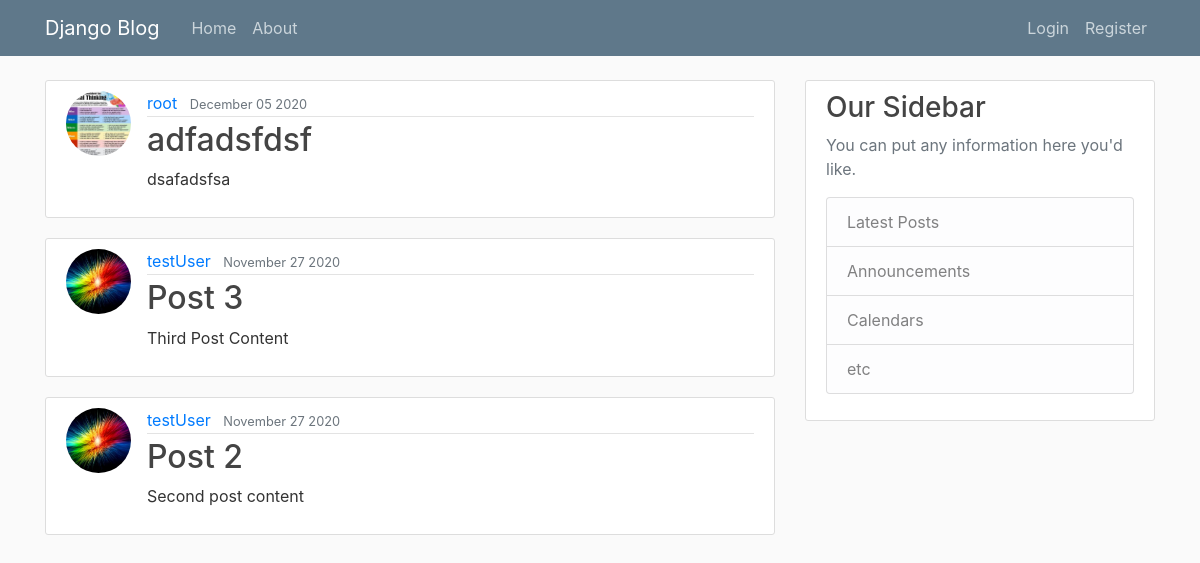
The app's page /, older data.
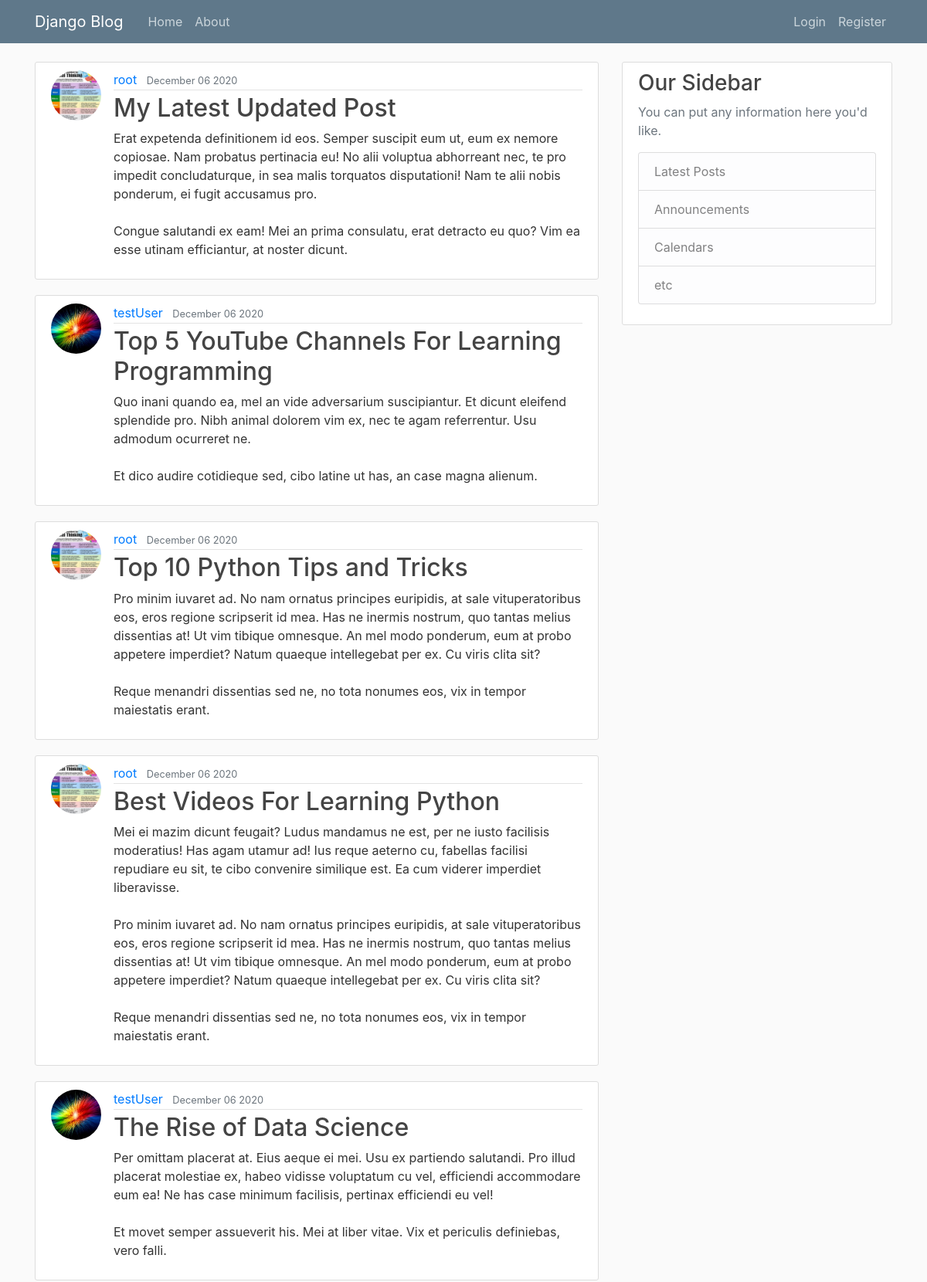
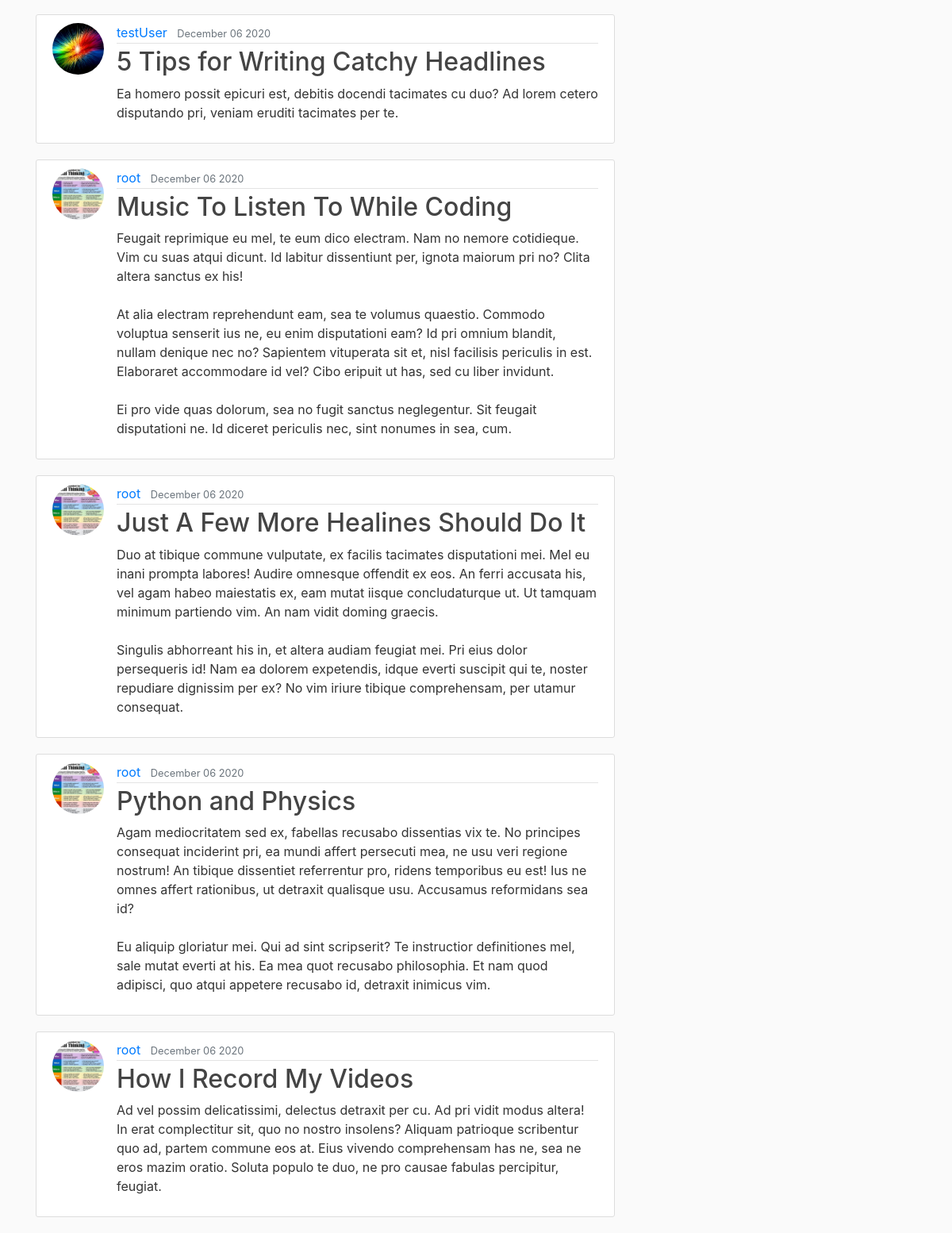
The same page, newer data (2 pictures, top to bottom).
### blog/models.py (models this page shows, shortened)
class Post(models.Model):
    title = models.CharField(max_length=100)
    content = models.TextField()
    date_posted = models.DateTimeField(default=timezone.now)
    author = models.ForeignKey(User, on_delete=models.CASCADE)

### users/models.py (models this page shows, shortened)
class Profile(models.Model):
    user = models.OneToOneField(User, on_delete=models.CASCADE)
    image = models.ImageField(default='default.jpg', upload_to='profile_pics')

### blog/views.py (the view)
# urls.py: path('', PostListView.as_view(), name='blog-home'),
class PostListView(ListView):
    model = Post
    template_name = 'blog/home.html' #<app>/<model>_<viewtype>.html
    context_object_name = 'posts'
    ordering = ['-date_posted']
    paginate_by = 10

### blog/templates/blog/home.html
{% extends "blog/base.html"%}
{% block content %}
{% for post in posts %}
<article class="media content-section">
  <img class="rounded-circle article-img" src="{{ post.author.profile.image.url }}">
  <div class="media-body">
    <div class="article-metadata">
      <a class="mr-2" href="#">{{ post.author }}</a>
      <small class="text-muted">{{ post.date_posted|date:"F d Y" }}</small>
    </div>
    <h2><a class="article-title" href="{% url 'post-detail' post.id %}">{{ post.title }}</a></h2>
    <p class="article-content">{{ post.content }}</p>
  </div>
</article>
{% endfor %}
{% endblock content %}

Row changes from the older to the newer data that the page shows:
no longer on this page (row unchanged): Post: author.profile.image (picture), author "root", date_posted "December 05 2020", title "adfadsfdsf", content "dsafadsfsa"
no longer on this page (row unchanged): Post: author.profile.image (picture), author "testUser", date_posted "November 27 2020", title "Post 3", content "Third Post Content"
no longer on this page (row unchanged): Post: author.profile.image (picture), author "testUser", date_posted "November 27 2020", title "Post 2", content "Second post content"
added Post: author.profile.image (picture), author "root", date_posted "December 06 2020", title "My Latest Updated Post", content "Erat expetenda definitionem id eos. Semper suscipit eum ut, eum ex nemore copiosae. Nam probatus pertinacia eu! No alii voluptua abhorreant nec, te pro impedit concludaturque, in sea malis torquatos disputationi! Nam te alii nobis ponderum, ei fugit accusamus pro. Congue salutandi ex eam! Mei an prima consulatu, erat detracto eu quo? Vim ea esse utinam efficiantur, at noster dicunt."
added Post: author.profile.image (picture), author "testUser", date_posted "December 06 2020", title "Top 5 YouTube Channels For Learning Programming", content "Quo inani quando ea, mel an vide adversarium suscipiantur. Et dicunt eleifend splendide pro. Nibh animal dolorem vim ex, nec te agam referrentur. Usu admodum ocurreret ne. Et dico audire cotidieque sed, cibo latine ut has, an case magna alienum."
added Post: author.profile.image (picture), author "root", date_posted "December 06 2020", title "Top 10 Python Tips and Tricks", content "Pro minim iuvaret ad. No nam ornatus principes euripidis, at sale vituperatoribus eos, eros regione scripserit id mea. Has ne inermis nostrum, quo tantas melius dissentias at! Ut vim tibique omnesque. An mel modo ponderum, eum at probo appetere imperdiet? Natum quaeque intellegebat per ex. Cu viris clita sit? Reque menandri dissentias sed ne, no tota nonumes eos, vix in tempor maiestatis erant."
added Post: author.profile.image (picture), author "root", date_posted "December 06 2020", title "Best Videos For Learning Python", content "Mei ei mazim dicunt feugait? Ludus mandamus ne est, per ne iusto facilisis moderatius! Has agam utamur ad! Ius reque aeterno cu, fabellas facilisi repudiare eu sit, te cibo convenire similique est. Ea cum viderer imperdiet liberavisse. Pro minim iuvaret ad. No nam ornatus principes euripidis, at sale vituperatoribus eos, eros regione scripserit id mea. Has ne inermis nostrum, quo tantas melius dissentias at! Ut vim tibique omnesque. An mel modo ponderum, eum at probo appetere imperdiet? Natum quaeque intellegebat per ex. Cu viris clita sit? Reque menandri dissentias sed ne, no tota nonumes eos, vix in tempor maiestatis erant."
added Post: author.profile.image (picture), author "testUser", date_posted "December 06 2020", title "The Rise of Data Science", content "Per omittam placerat at. Eius aeque ei mei. Usu ex partiendo salutandi. Pro illud placerat molestiae ex, habeo vidisse voluptatum cu vel, efficiendi accommodare eum ea! Ne has case minimum facilisis, pertinax efficiendi eu vel! Et movet semper assueverit his. Mei at liber vitae. Vix et periculis definiebas, vero falli."
added Post: author.profile.image (picture), author "testUser", date_posted "December 06 2020", title "5 Tips for Writing Catchy Headlines", content "Ea homero possit epicuri est, debitis docendi tacimates cu duo? Ad lorem cetero disputando pri, veniam eruditi tacimates per te."
added Post: author.profile.image (picture), author "root", date_posted "December 06 2020", title "Music To Listen To While Coding", content "Feugait reprimique eu mel, te eum dico electram. Nam no nemore cotidieque. Vim cu suas atqui dicunt. Id labitur dissentiunt per, ignota maiorum pri no? Clita altera sanctus ex his! At alia electram reprehendunt eam, sea te volumus quaestio. Commodo voluptua senserit ius ne, eu enim disputationi eam? Id pri omnium blandit, nullam denique nec no? Sapientem vituperata sit et, nisl facilisis periculis in est. Elaboraret accommodare id vel? Cibo eripuit ut has, sed cu liber invidunt. Ei pro vide quas dolorum, sea no fugit sanctus neglegentur. Sit feugait disputationi ne. Id diceret periculis nec, sint nonumes in sea, cum."
added Post: author.profile.image (picture), author "root", date_posted "December 06 2020", title "Just A Few More Healines Should Do It", content "Duo at tibique commune vulputate, ex facilis tacimates disputationi mei. Mel eu inani prompta labores! Audire omnesque offendit ex eos. An ferri accusata his, vel agam habeo maiestatis ex, eam mutat iisque concludaturque ut. Ut tamquam minimum partiendo vim. An nam vidit doming graecis. Singulis abhorreant his in, et altera audiam feugiat mei. Pri eius dolor persequeris id! Nam ea dolorem expetendis, idque everti suscipit qui te, noster repudiare dignissim per ex? No vim iriure tibique comprehensam, per utamur consequat."
added Post: author.profile.image (picture), author "root", date_posted "December 06 2020", title "Python and Physics", content "Agam mediocritatem sed ex, fabellas recusabo dissentias vix te. No principes consequat inciderint pri, ea mundi affert persecuti mea, ne usu veri regione nostrum! An tibique dissentiet referrentur pro, ridens temporibus eu est! Ius ne omnes affert rationibus, ut detraxit qualisque usu. Accusamus reformidans sea id? Eu aliquip gloriatur mei. Qui ad sint scripserit? Te instructior definitiones mel, sale mutat everti at his. Ea mea quot recusabo philosophia. Et nam quod adipisci, quo atqui appetere recusabo id, detraxit inimicus vim."
added Post: author.profile.image (picture), author "root", date_posted "December 06 2020", title "How I Record My Videos", content "Ad vel possim delicatissimi, delectus detraxit per cu. Ad pri vidit modus altera! In erat complectitur sit, quo no nostro insolens? Aliquam patrioque scribentur quo ad, partem commune eos at. Eius vivendo comprehensam has ne, sea ne eros mazim oratio. Soluta populo te duo, ne pro causae fabulas percipitur, feugiat."
